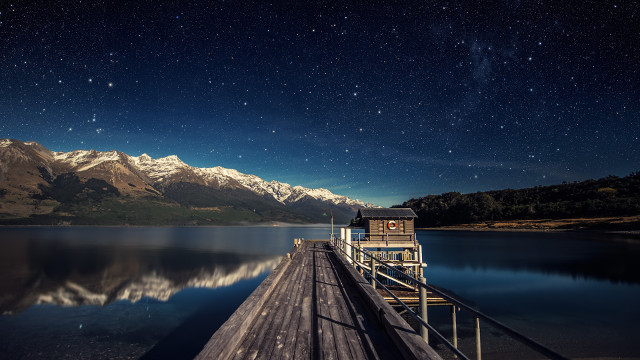
//> input picture Pontilhismo/abc.jpg, 640 x 360 px
$ ./main abc.jpg   (built with g++ and OpenCV 4)
//> lines starting //> are read from the running program, lines starting //| are printed output that depends on the picture; after the words box and inside, x2 and y2 are one past the last pixel; in counts of white or black regions, pixels touching at a corner belong together
#include <iostream>
#include <opencv2/opencv.hpp>
#include <vector>
#include <algorithm>
#include <time.h>

using namespace std;
using namespace cv;

#define STEP 2
#define JITTER 2
#define RAIO 3

int main(int argc, char** argv)
{

    vector<int> yrange;
    vector<int> xrange;

    Mat image, points;

    int width, height;
    int x, y;

    Vec3b gray;

    image= imread("abc.jpg",CV_LOAD_IMAGE_COLOR);
//> image is the input picture: 360 rows x 640 cols, CV_8UC3; mean B, G, R 56.8, 42.7, 35

    srand(time(NULL));

    if(!image.data)
    {
        cout << "nao abriu" << argv[1] << endl;
        cout << argv[0] << " imagem.jpg";
        exit(0);
    }

    width=image.size().width;
//> width = 640
    height=image.size().height;
//> height = 360

    xrange.resize(height/STEP);
//> xrange = 180 values from 0 to 0
    yrange.resize(width/STEP);
//> yrange = 320 values from 0 to 0

    iota(xrange.begin(), xrange.end(), 0);
//> xrange = 180 values from 0 to 179
    iota(yrange.begin(), yrange.end(), 0);
//> yrange = 320 values from 0 to 319

    for(uint i=0; i<xrange.size(); i++)
    {
        xrange[i]= xrange[i]*STEP+STEP/2;
    }
//> after the loop, xrange = 180 values from 1 to 359

    for(uint i=0; i<yrange.size(); i++)
    {
        yrange[i]= yrange[i]*STEP+STEP/2;
    }

    points = Mat(height, width, CV_8UC3, Scalar(255,255,255));

    random_shuffle(xrange.begin(), xrange.end());

    for(auto i : xrange)
    {
        random_shuffle(yrange.begin(), yrange.end());
        for(auto j : yrange)
        {
            x = i+rand()%(2*JITTER)-JITTER+1;
            y = j+rand()%(2*JITTER)-JITTER+1;
            gray = image.at<Vec3b>(x,y);
            circle(points, Point(y,x), RAIO, CV_RGB(gray[2],gray[1],gray[0]), -1, CV_AA);
        }
    }
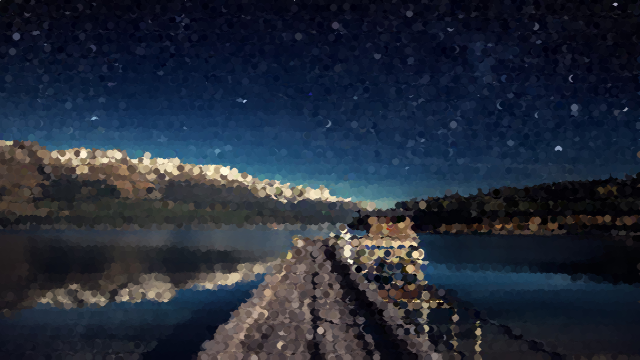
//> points: 360 rows x 640 cols, CV_8UC3; mean B, G, R 56.6, 42.6, 35
    imwrite("Antes.jpg", points);
    imshow("Antes", points);
    Mat grayImg, borrada, bordas;
    cvtColor(image, grayImg, CV_BGR2GRAY);
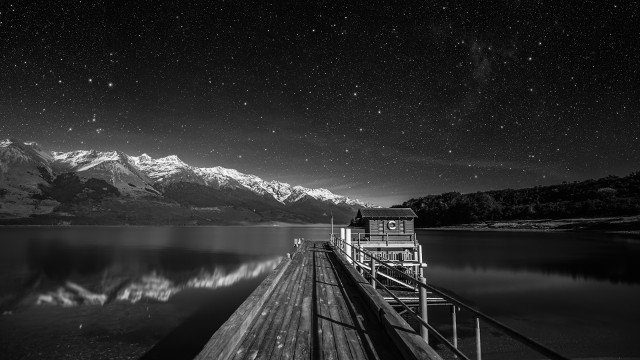
//> grayImg: 360 rows x 640 cols, CV_8UC1; min 0, max 252, mean 42
    GaussianBlur(grayImg, borrada, Size(3,3), 25, 25);
    Canny(borrada, bordas, 150, 50);
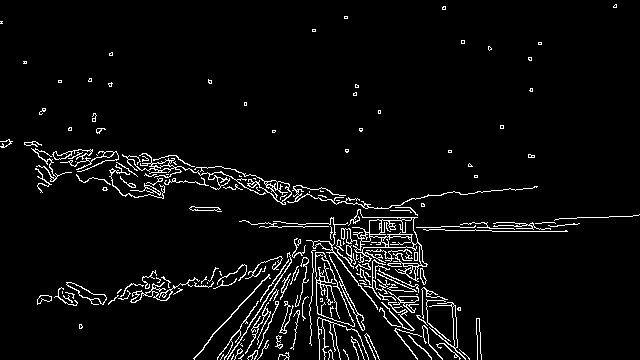
//> bordas: 360 rows x 640 cols, CV_8UC1; 4.6% white in thin lines or dots
    for(int i=JITTER; i<bordas.size().width-JITTER; i++)
    {
        for(int j=JITTER; j<bordas.size().height-JITTER; j++)
        {
            if(bordas.at<uchar>(j,i) == 255)
            {
                x = i+rand()%(2*JITTER)-JITTER+1;
                y = j+rand()%(2*JITTER)-JITTER+1;
                gray = image.at<Vec3b>(y,x);
                circle(points, Point(x,y), 1, CV_RGB(gray[2],gray[1],gray[0]), -1, CV_AA);
            }
        }
    }
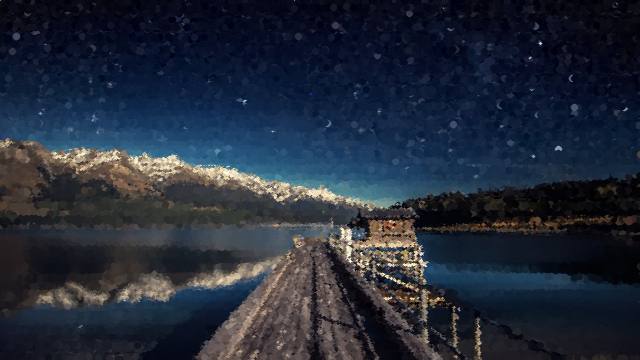
//> points: 360 rows x 640 cols, CV_8UC3; 16.25% of pixels changed, all inside (x1, y1, x2, y2) = (0, 3, 640, 360)
    imshow("Depois", points);
    imwrite("Depois.jpg", points);
    imshow("Canny", bordas);
    imwrite("Canny.jpg", bordas);
    waitKey(0);
    return 0;
}

$ run again, with Pontilhismo/download.jpg copied over Pontilhismo/abc.jpg
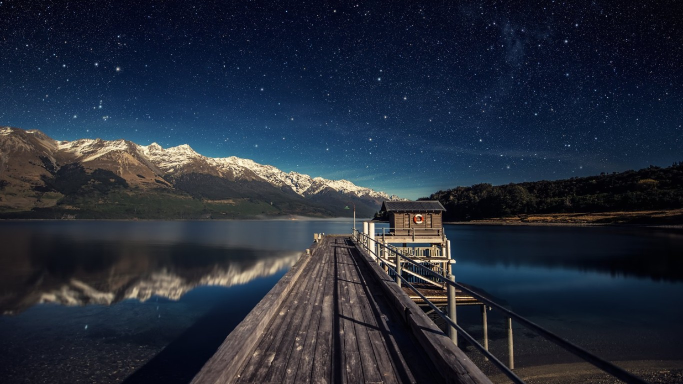
//> input picture Pontilhismo/download.jpg, 1366 x 768 px (shown at 1/2 size)
//> image is the input picture: 768 rows x 1366 cols, CV_8UC3; mean B, G, R 57.1, 43.7, 36.5
//> `Canny(borrada, bordas, 150, 50);`:
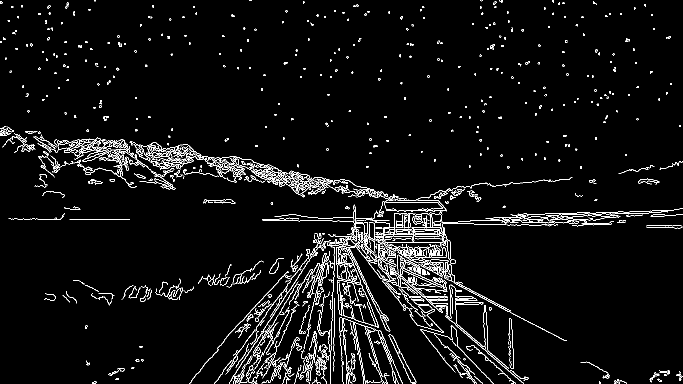
//> bordas: 768 rows x 1366 cols, CV_8UC1 (shown at 1/2 size); 4.2% white in thin lines or dots
//> after the loop `for(int i=JITTER; i<bordas.size().width-JITTER; i++)`:
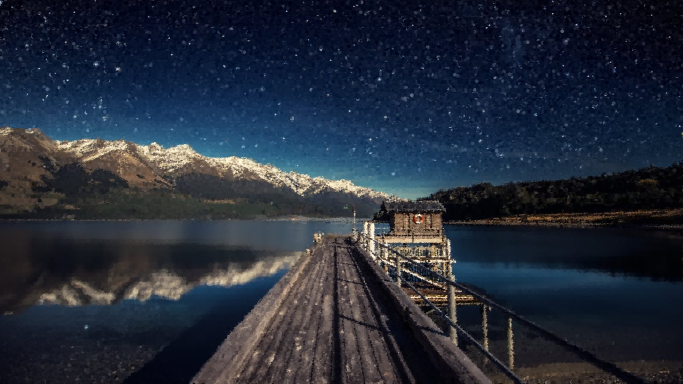
//> points: 768 rows x 1366 cols, CV_8UC3 (shown at 1/2 size); mean B, G, R 57.2, 43.8, 36.6
